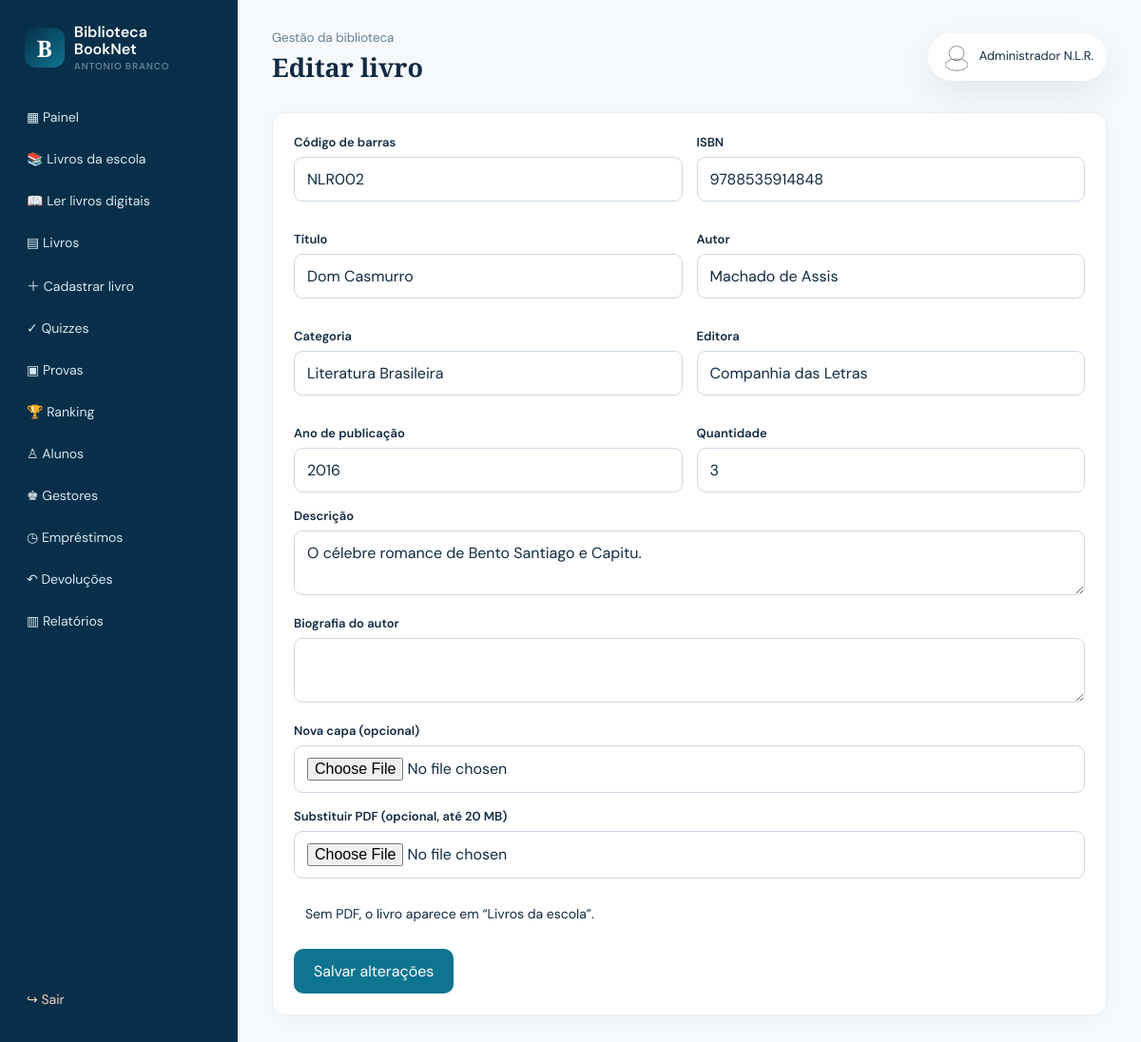
The page /admin/editar-livro.php?id=2 (signed in) on the database its author committed.
### tables this page shows
CREATE TABLE IF NOT EXISTS livros(id INT UNSIGNED AUTO_INCREMENT PRIMARY KEY,codigo_barras VARCHAR(80) UNIQUE,isbn VARCHAR(30),titulo VARCHAR(255) NOT NULL,autor VARCHAR(180) NOT NULL,categoria VARCHAR(100),editora VARCHAR(150),ano_publicacao SMALLINT UNSIGNED,quantidade INT UNSIGNED NOT NULL DEFAULT 0,quantidade_disponivel INT UNSIGNED NOT NULL DEFAULT 0,descricao TEXT,biografia_autor TEXT,capa VARCHAR(255),arquivo_pdf VARCHAR(255),created_at TIMESTAMP DEFAULT CURRENT_TIMESTAMP,updated_at TIMESTAMP DEFAULT CURRENT_TIMESTAMP ON UPDATE CURRENT_TIMESTAMP,INDEX(titulo),INDEX(autor),INDEX(categoria));

### config/functions.php (called while the page is built, shortened)
<?php
require_once __DIR__ . '/database.php';
function e(?string $value): string { return htmlspecialchars((string)$value, ENT_QUOTES, 'UTF-8'); }
function get_flash(): ?array { $f = $_SESSION['flash'] ?? null; unset($_SESSION['flash']); return $f; }

### config/database.php (called while the page is built, shortened)
<?php
function db(): PDO {
    static $pdo = null;
    if ($pdo === null) {
        $pdo = new PDO('mysql:host=' . DB_HOST . ';dbname=' . DB_NAME . ';charset=utf8mb4', DB_USER, DB_PASS, [
            PDO::ATTR_ERRMODE => PDO::ERRMODE_EXCEPTION,
            PDO::ATTR_DEFAULT_FETCH_MODE => PDO::FETCH_ASSOC,
            PDO::ATTR_EMULATE_PREPARES => false,
        ]);
    }
    return $pdo;
}

### admin/editar-livro.php (the view, shortened to what this page needs)
<?php
require_once __DIR__.'/../config/auth.php'; require_admin(); $id=(int)($_GET['id']??0);
$s=db()->prepare('SELECT * FROM livros WHERE id=?');$s->execute([$id]);$l=$s->fetch();if(!$l)exit('Livro não encontrado.');
$pageTitle='Editar livro';require __DIR__.'/../includes/header.php';require __DIR__.'/../includes/dashboard-nav.php';
?><form class="panel" method="post" enctype="multipart/form-data"><?php if(!empty($error)):?><div class="notice error"><?=e($error)?></div><?php endif;?><?=csrf_field()?><div class="form-grid"><?php foreach(['codigo_barras'=>'Código de barras','isbn'=>'ISBN','titulo'=>'Título','autor'=>'Autor','categoria'=>'Categoria','editora'=>'Editora','ano_publicacao'=>'Ano de publicação','quantidade'=>'Quantidade'] as $f=>$label):?><div class="form-group"><label><?=$label?></label><input <?=in_array($f,['ano_publicacao','quantidade'])?'type="number"':''?> name="<?=$f?>" value="<?=e((string)$l[$f])?>"></div><?php endforeach;?></div><div class="form-group"><label>Descrição</label><textarea name="descricao"><?=e($l['descricao'])?></textarea></div><div class="form-group"><label>Biografia do autor</label><textarea name="biografia_autor"><?=e($l['biografia_autor'])?></textarea></div><div class="form-group"><label>Nova capa (opcional)</label><input type="file" name="capa" accept="image/*"></div><div class="form-group"><label>Substituir PDF (opcional, até 20 MB)</label><input type="file" name="arquivo_pdf" accept="application/pdf,.pdf"></div><?php if($l['arquivo_pdf']):?><p class="notice success">Este livro possui PDF e aparece em “Ler livros digitais”.</p><?php else:?><p class="notice">Sem PDF, o livro aparece em “Livros da escola”.</p><?php endif;?><button class="btn">Salvar alterações</button></form><?php require __DIR__.'/../includes/dashboard-footer.php';?>

### assets/css/style.css (style rules this page uses)
:root { --navy:#082f49;--blue:#0e7490;--sky:#38bdf8;--ink:#102a43;--muted:#627d98;--paper:#f6f9fc;--line:#d9e2ec;--white:#fff;--danger:#c2410c;--success:#047857;--shadow:0 14px 35px #102a4314 }
* { box-sizing:border-box }
body { margin:0;background:var(--paper);color:var(--ink);font:16px 'DM Sans',sans-serif }
.btn { display:inline-flex;align-items:center;justify-content:center;border:0;border-radius:10px;background:var(--blue);color:white;font:600 15px inherit;padding:13px 21px;cursor:pointer;transition:.2s }
.form-grid { display:grid;grid-template-columns:repeat(2,1fr);gap:15px }
.form-group { margin:0 0 16px }
.form-group label { display:block;font-size:13px;font-weight:600;margin-bottom:7px }
.form-group input,.form-group select,.form-group textarea,.searchbar input { width:100%;padding:12px 13px;border:1px solid #cbd9e5;border-radius:9px;font:inherit;color:var(--ink);background:#fff }
.form-group textarea { min-height:105px;resize:vertical }
.notice { padding:12px;border-radius:9px;font-size:14px;margin:16px 0 }
.panel { background:#fff;border:1px solid #e7eff5;border-radius:15px;padding:22px;margin-top:20px;box-shadow:0 4px 18px #102a4308 }
html { -webkit-text-size-adjust:100% }
.btn,.menu-toggle,.password-toggle,.sidebar nav a { touch-action:manipulation }
html { scroll-behavior:smooth }
body { min-width:320px;overflow-x:hidden }
input,select,textarea,button { max-width:100%;font:inherit }
button,a,.btn { -webkit-tap-highlight-color:transparent }
.app-main>* { min-width:0 }
.panel,.card,.metric,.book-card,.auth-card { min-width:0 }
.form-grid>* { min-width:0 }
.form-group input,.form-group select,.form-group textarea, .searchbar input { min-height:44px;max-width:100% }

### rows shown on the page
livros: codigo_barras "NLR002", isbn "9788535914848", titulo "Dom Casmurro", autor "Machado de Assis", categoria "Literatura Brasileira", editora "Companhia das Letras", ano_publicacao "2016", quantidade "3", descricao "O célebre romance de Bento Santiago e Capitu."

### other values the page prints
$pageTitle "Editar livro"
user()['nome'] "Administrador N.L.R."
$label "Código de barras"
$label "ISBN"
$label "Título"
$label "Autor"
$label "Categoria"
$label "Editora"
$label "Ano de publicação"
$label "Quantidade"
